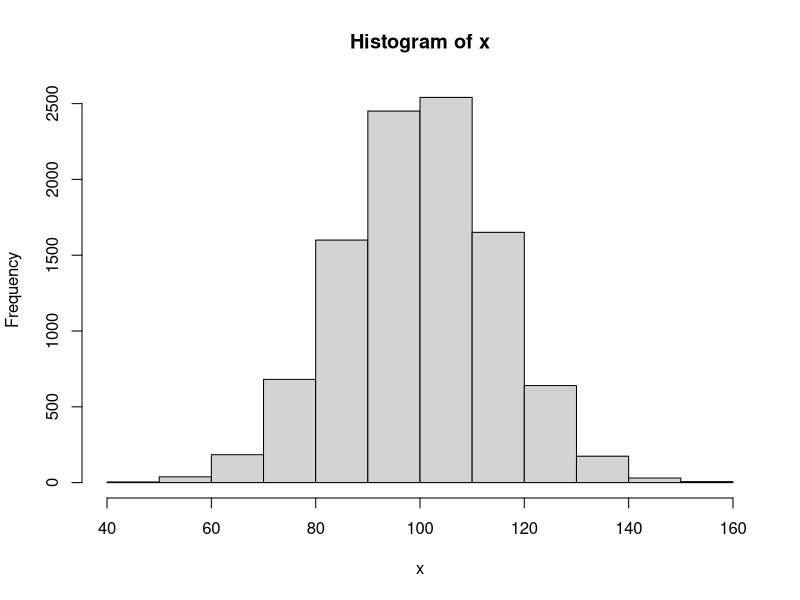

Source code (R):
## ---- chunk 1
# R code goes here
x <- rnorm(10000, mean = 100, sd = 15)
hist(x)
